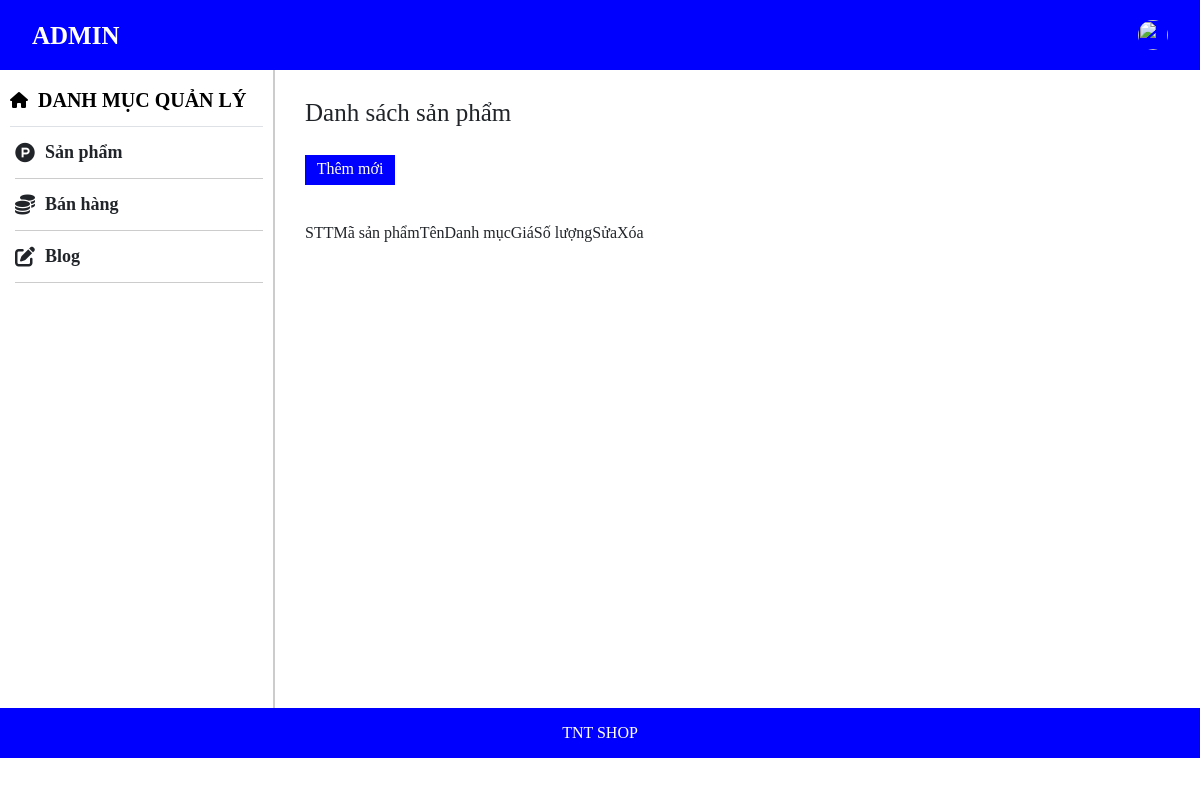
The page /admin/index.php (signed in) on the database as committed earlier.
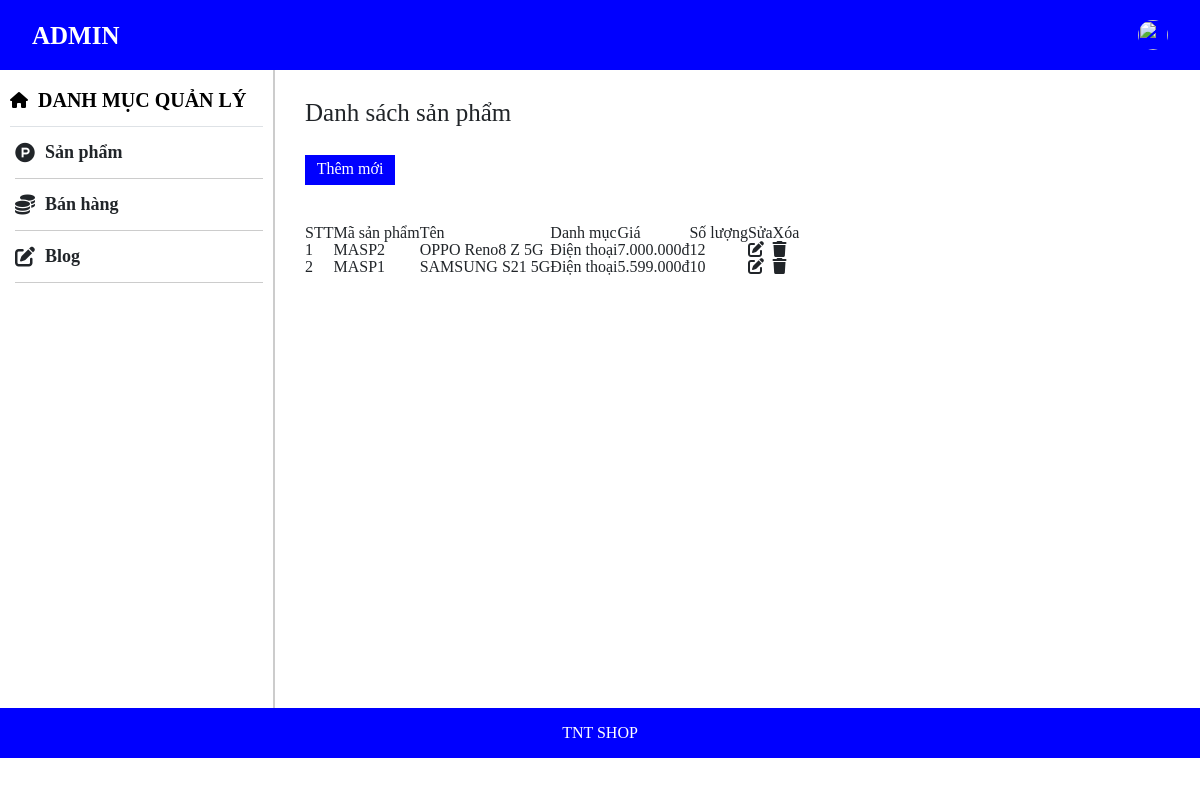
The same page on the database as committed later.
### lib/list_product.php (called while the page is built)
<?php
$sql="SELECT * FROM sản_phẩm ";
   $result=mysqli_query($conn,$sql);
   if(mysqli_num_rows($result)>0){
      while($row=mysqli_fetch_assoc($result)){
     $list_product[]=$row;
   }
                    }
                    ?>

### admin/page/list_product.php (the view, shortened to what this page needs)
<?php
require "../lib/list_product.php"
?>
<div class="content_add_product">
    <div class="title_add_product">Danh sách sản phẩm</div>
    <div class="">
        <a href="?page=add_product" class="link_add_product">Thêm mới</a>
    </div>
    <div class="">
        <table id="myTable" class="display1">
            <thead>
                <tr>
                    <th class="list_product_item">STT</th>
                    <th class="list_product_item">Mã sản phẩm</th>
                    <th class="list_product_item">Tên</th>
                    <th class="list_product_item">Danh mục</th>
                    <th class="list_product_item">Giá</th>
                    <th class="list_product_item">Số lượng</th>
                    <th>Sửa</th>
                    <th>Xóa</th>
                </tr>
            </thead>
            <tbody>
                <?php
                $stt = 1;
                foreach ($list_product as $item) {
                    $price = $item["giá_tiền"];
                        $formatNumber = number_format($price,0, '.', '.');
                    $product['url_update'] = "?page=update_product&id={$item['id_sp']}";
                    $product['url_delete'] = "?page=delete_product&id={$item['id_sp']}";
                ?>
                    <tr>
                        <td class="list_product_item"><?php echo $stt++; ?>
                        </td>
                        <td class="list_product_item"><?php echo $item["mã_sản_phẩm"] ?></td>
                        <td class="list_product_item"><?php echo $item["tên_sản_phẩm"] ?></td>
                        <td class="list_product_item"><?php echo $item["tên_danh_mục"] ?></td>
                        <td class="list_product_item"><?php echo $formatNumber ?>đ</td>
                        <td class="list_product_item"><?php echo $item["số_lượng"] ?></td>
                        <td class=""><a href="<?php echo $product['url_update'] ?>" class=""><i class="fa-sharp fa-solid fa-pen-to-square"></i></a></td>
                        <td class=""><a href="<?php echo $product['url_delete'] ?>" class=""><i class="fa-solid fa-trash"></i></a></td>
                    </tr>
                <?php
                }
                ?>
            </tbody>
        </table>
    </div>
</div>
</div>

Rows that differ between the two databases and show on the page:
added sản_phẩm: mã_sản_phẩm "MASP2", tên_sản_phẩm "OPPO Reno8 Z 5G", tên_danh_mục "Điện thoại", giá_tiền "7.000.000", số_lượng "12"
added sản_phẩm: mã_sản_phẩm "MASP1", tên_sản_phẩm "SAMSUNG S21 5G", tên_danh_mục "Điện thoại", giá_tiền "5.599.000", số_lượng "10"
